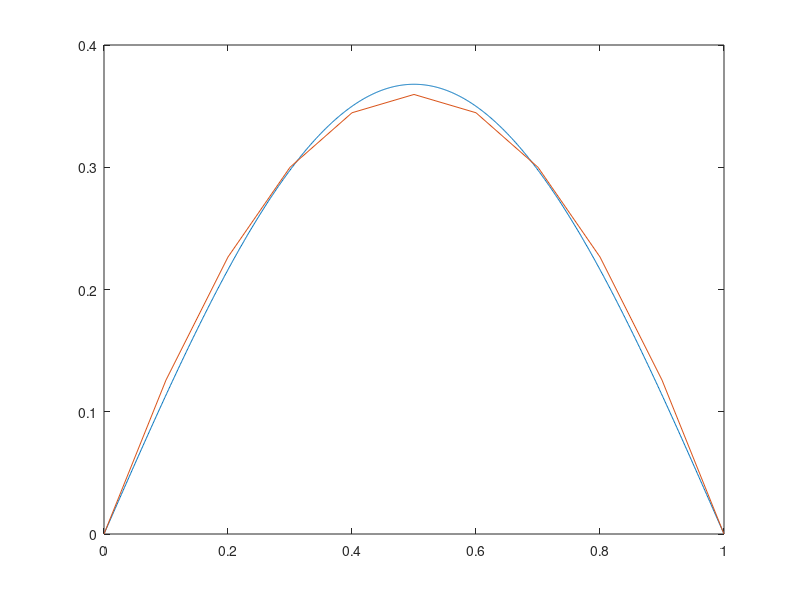

This chart was generated by the following MATLAB code:
%Kenneth Meyer
%klm5375
%12/7/2020
%COE352 Project 2

%testing the code, seeing what M and K are

f = @(x,t) (pi^2 - 1)*exp(-t)*sin(pi*x);

N=11;
n=551;
ts = linspace(0,1,552);

dt = 1/n;
xi = linspace(0,1,N);
    h = xi(2)-xi(1); %gives step size, we assume uniform stepsize
    
    %initialize M and K matricies and F vector (?)
    M = zeros(N,N);
    K = zeros(N,N);
    %f_global = zeros(N-1,n+1);
    f_global = zeros(N,n+1);
    
    %initializing local m and k matricies, size is know due to 
    mlocal = zeros(2,2);
    klocal = zeros(2,2);
    
    %create local to global mapping matrix - first element is 0,1, second
    %element is 1,2, third is 2,3...pattern continues. there are 2 phi
    %functions that exist on each element space.
    local2global_map = [linspace(0,N-2,N-1); linspace(1,N-1,N-1)]';
    
    
    % should this be xi, or eta???im confused
    % parent reference functions (local functions (?))
    phi_1 = @(eta)(1 - eta) / 2; %matrix of these values (?) will be NxN or sum
    phi_2 = @(eta)(1 + eta) / 2;
    %phi = [phi_1,phi_2];
    %derivatives of phi functions; these could be computed using a jacobian
    dphi = [-1/2,1/2]; %dphi1 and dphi2
    deta_dx = 2/h;
    dx_deta = h/2;
    
    % we use the formula below to calculate the quadrature; weights are
    % equal to 1 with the 
    eta_quad_1 = -1/sqrt(3);
    eta_quad_2 = 1/sqrt(3);
    
    %easiest way to set up values for phi1(eta_quad_1)...(2x2 matrix)
    phi_eta = [phi_1(eta_quad_1), phi_1(eta_quad_2);phi_2(eta_quad_1), phi_2(eta_quad_2)];
    % need to check this out...
    
    % get M and K matricies (hardest part)
    % still a little confused on the mapping part/how to do this in
    % code...shouldn't be too bad though
        
    %taken from lecture...
    for k = 1:N-1 %check this, want 11x11 stiffness and mass matricies...
        for l = 1:2
            for m = 1:2
                %mlocal(l,m) = (phi_1(eta_quad_1)*phi_2(eta_quad_1) + phi_1(eta_quad_2)*phi_2(eta_quad_2))*deta_dx;
                mlocal(l,m) = (phi_eta(l,1)*phi_eta(m,1) + phi_eta(l,2)*phi_eta(m,2))*(h);%*dx_deta*2;%*deta_dx;%*dx_deta*2; %added the times 2, idk if it's supposed to be there
                %integral simplifies to below expression
                klocal(l,m) = dphi(l)*deta_dx*dphi(m)*deta_dx*dx_deta*2; %2=evaluated integral from -1 to 1
            end
        end
        for l = 1:2
            global_node = local2global_map(k,l);
            global_node = global_node + 1;
            for m = 1:2
                global_node2 = local2global_map(k,m);
                global_node2 = global_node2 + 1;
                K(global_node,global_node2) = K(global_node,global_node2) + klocal(l,m);
                M(global_node,global_node2) = M(global_node,global_node2) + mlocal(l,m);
            end
        end
        
        %eta_quad_1 = eta_quad_1*h;
        %eta_quad_2 = eta_quad_2*h;

        % this is slightly wrong...added negative and it is better tho
        % doesn't get contribution from the RHS, phi2, not sure if this is
        % right or wrong
        %f_global(k,:) = f_global(k,:) - (f(eta_quad_1*h*(k),ts)*phi_1(eta_quad_1) + f(eta_quad_2*h*(k),ts)*phi_1(eta_quad_2))*h/2;%*dx_deta; %added dx_deta
        %f_global(k+1,:) = f_global(k+1,:) - (f(eta_quad_1*h*(k+1),ts)*phi_2(eta_quad_1) + f(eta_quad_1*h*(k+1),ts)*phi_2(eta_quad_2))*h/2;%*dx_deta; %added dx_deta
        %f_global(k,:) = -(f(eta_quad_1*h*(k),ts)*phi_1(eta_quad_1) + f(eta_quad_2*h*(k),ts)*phi_1(eta_quad_2))*h*1.5;
        f_global(k,:) = -(f(eta_quad_1,ts)*phi_1(eta_quad_1) + f(eta_quad_2,ts)*phi_1(eta_quad_2))*(1/8);

        
        %amlost like im forgetting to consider part of it...the *1.5 and
        %negative sign are also complete bs; need to fix.
    end
    %f_global(k+1,:) = -(f(eta_quad_1,ts)*phi_1(eta_quad_1) + f(eta_quad_2,ts)*phi_1(eta_quad_2))*(1/8);

    %f_global(N,:) = 0; % NO IDEA why i put this here...doesn't change much
    %f_global(1,:) = 0;
    f_global
K
M

%do we also somehow get this by applying the bc???think that could be the
%issue....
M(1,:) = 0;
M(:,1) = 0;
M(N,:) = 0;
M(:,N) = 0;
M(1,1) = 1;
M(N,N) = 1;
M;

%nothing changed with this...
K(1,:) = 0;
K(:,1) = 0;
K(N,:) = 0;
K(:,N) = 0;
K(1,1) = 1;
K(N,N) = 1;
K;

%think I need to apply bc like a did above; before the other steps...

invM = inv(M);
MK = invM*K;

%u(z) is actually a column

u = zeros(N,n+1);

%initial conditions
f_boundary = @(x) sin(pi*x);
u(:,1) = f_boundary(xi);

%dirichlet boundary conditions, idrk how to change
boundaries = [0,0]; %conditions on the boundary
dbc = eye(N);
dbc(1,1) = boundaries(1);
dbc(N,N) = boundaries(2);

size(u);
size(f_global);
size(dbc);
1 - dt*MK; %this was the bane of my existence

%first element is given by initial conditions
for z = 1:n
    t = z*dt;
    u(:,z+1) = u(:,z) - dt*MK*u(:,z) + dt*invM*f_global(:,z); %check f_global
    % now need to apply the boundary condition
    u(:,z+1) = dbc*u(:,z+1);
end
u(:,n+1)
u;
%u(:,n)
%u'
%u(:,1:5)'
%f_global
x = linspace(0,1,11);
xn = linspace(0,1,1000);
sol = exp(-1)*sin(pi*xn);
plot(xn,sol) % is this even right?
hold on
plot(x,u(:,n+1));